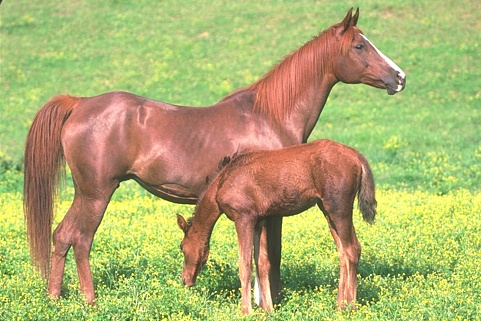
#> input picture Edge Detection and Evaluation/113044.jpg, 481 x 321 px
$ jupyter execute --allow-errors 'HW3 - student.ipynb'   (older library calls are emulated)
#> lines starting #> are read from the running program, lines starting #| are printed output that depends on the picture; after the words box and inside, x2 and y2 are one past the last pixel; in counts of white or black regions, pixels touching at a corner belong together; long printed decimals are rounded
# Bishop’s University
## Department of Computer Science
### CS462/562
### HW3 – Edge detection and evaluation
#### -----------------------------------
#### Your name
#### -----------------------------------

[cell 1]
import numpy as np
import matplotlib.pyplot as plt
from skimage. color import rgb2gray
import skimage as ski
from skimage import filters
from scipy.io import loadmat

import warnings
warnings.filterwarnings('ignore')

[cell 2]
# read input image
input_image_1 = ski.io.imread('113044.jpg')
#> input_image_1 is the input picture: shape (321, 481, 3); mean R, G, B 174.6, 175.1, 111
input_image_1.shape
#> Out = (321, 481, 3)

[cell 3]
# Display it
ski.io.imshow(input_image_1)

[cell 4]
# read the ground-truth edge
annots = loadmat('113044.mat')['groundTruth']
#> (reads Edge Detection and Evaluation/113044.mat from the repository)
gt = annots[0][0][0][0][1]
plt.imshow(gt,  cmap='gray')
plt.show()

[cell 5]
# make sure edge image is B/W  or (0/1)
np.unique(gt)

[cell 6]
# convert RGB image to grayscale image
input_image_1_gray = rgb2gray(input_image_1)
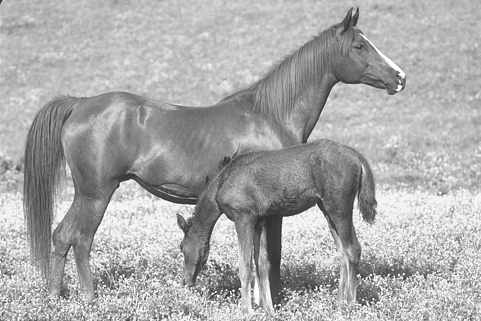
#> input_image_1_gray: shape (321, 481) float64; min 0.158, max 1, mean 0.668
plt.imshow(input_image_1_gray, cmap='gray')

[cell 7]
import cv2

# Roberts edge detection
roberts_x = cv2.filter2D(input_image_1_gray, -1, np.array([[1, 0], [0, -1]]))
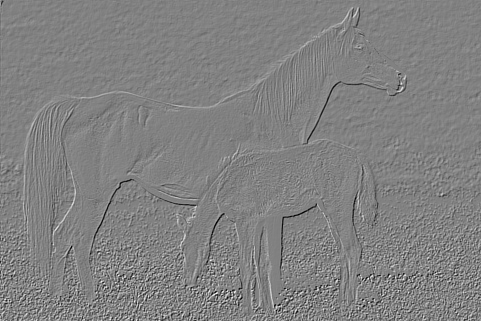
#> roberts_x: shape (321, 481) float64; min -0.773, max 0.747, mean 3.77e-05; drawn with min black and max white
roberts_y = cv2.filter2D(input_image_1_gray, -1, np.array([[0, 1], [-1, 0]]))
roberts_edge = np.sqrt(roberts_x**2 + roberts_y**2)

# Sobel edge detection
sobel_x = cv2.Sobel(input_image_1_gray, cv2.CV_64F, 1, 0, ksize=3)
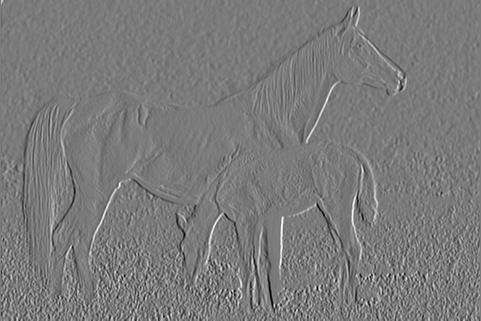
#> sobel_x: shape (321, 481) float64; min -2.93, max 3.15, mean -2.85e-05; drawn with min black and max white
sobel_y = cv2.Sobel(input_image_1_gray, cv2.CV_64F, 0, 1, ksize=3)
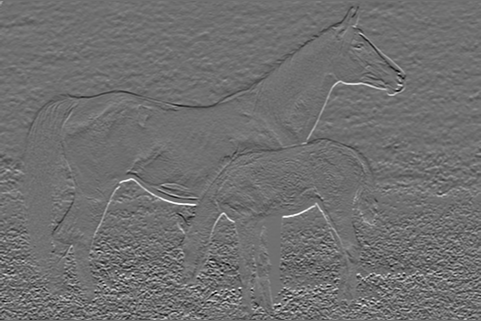
#> sobel_y: shape (321, 481) float64; min -2.44, max 3.1, mean -0.000324; drawn with min black and max white
sobel_edge = np.sqrt(sobel_x**2 + sobel_y**2)
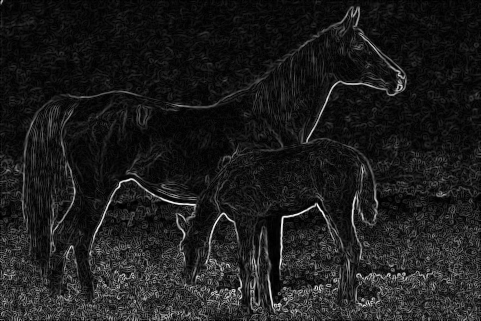
#> sobel_edge: shape (321, 481) float64; min 0, max 3.2, mean 0.368; drawn with min black and max white

# Display
plt.subplot(121), plt.imshow(roberts_edge, cmap='gray')
plt.title('Roberts Edge Detection'), plt.axis('off')

plt.subplot(122), plt.imshow(sobel_edge, cmap='gray')
plt.title('Sobel Edge Detection'), plt.axis('off')

plt.tight_layout()
plt.show()

[cell 8]
# Threshold edge detection output with different levlel of thresholds

roberts_edge = roberts_edge / np.max(roberts_edge) # Normalize the edge output
sobel_edge = sobel_edge / np.max(sobel_edge)

# Threshold values
thresholds = [0.05, 0.1, 0.2, 0.3]

# Display Experiment 1: Sobel edge detection
plt.figure(figsize=(12, 6))

for i, threshold in enumerate(thresholds, start=1):
    sobel_binary = np.where(sobel_edge > threshold, 1, 0)

    plt.subplot(1, 4, i)
    plt.imshow(sobel_binary, cmap='gray')
    plt.axis('off')
#> this loop made 4 passes
#> pass 1, `sobel_binary = np.where(sobel_edge > threshold, 1, 0)`:
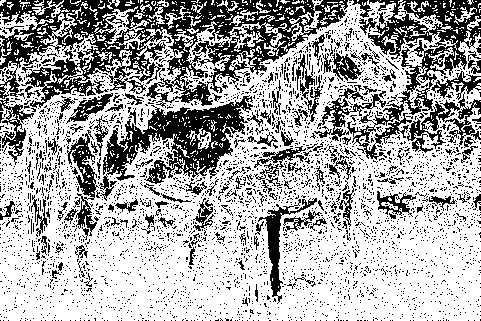
#> sobel_binary: shape (321, 481) int64; values 0 (black) and 1 (white), 66.6% white; 4113 black regions (3958 under 20 px), largest, box (x1, y1, x2, y2) and area: (0, 0, 348, 108) 15689, (314, 0, 481, 160) 6461, (99, 95, 253, 201) 5546

plt.suptitle('Experiment 1: Sobel edge detection')
plt.tight_layout()
plt.show()
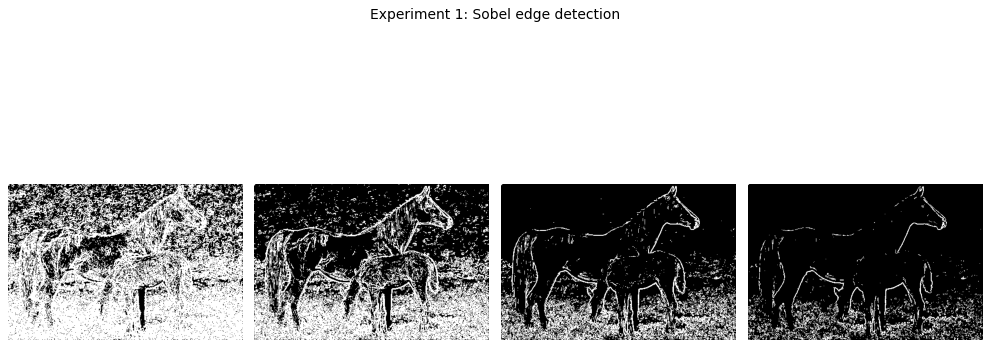
#> figure drawn by matplotlib, 4 panels

# Display Experiment 2: Roberts edge detection
plt.figure(figsize=(12, 6))

for i, threshold in enumerate(thresholds, start=1):
    roberts_binary = np.where(roberts_edge > threshold, 1, 0)

    plt.subplot(1, 4, i)
    plt.imshow(roberts_binary, cmap='gray')
    plt.xlabel(f'T = {threshold}')
    plt.tick_params(axis='both', labelbottom=False, labelleft=False)
#> this loop made 4 passes
#> pass 1, `roberts_binary = np.where(roberts_edge > threshold, 1, 0)`:
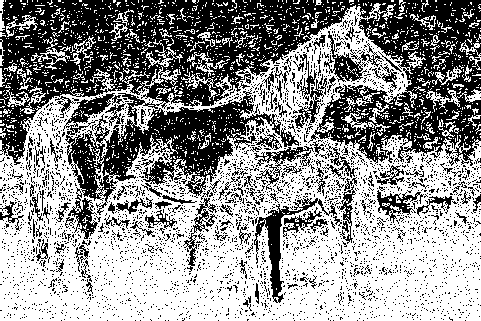
#> roberts_binary: shape (321, 481) int64; values 0 (black) and 1 (white), 56.7% white; 3512 black regions (3394 under 20 px), largest, box (x1, y1, x2, y2) and area: (0, 0, 481, 215) 47017, (254, 198, 337, 303) 1444, (324, 31, 384, 82) 806
    # plt.axis('off')

plt.suptitle('Experiment 2: Roberts edge detection')
plt.tight_layout()
plt.show()
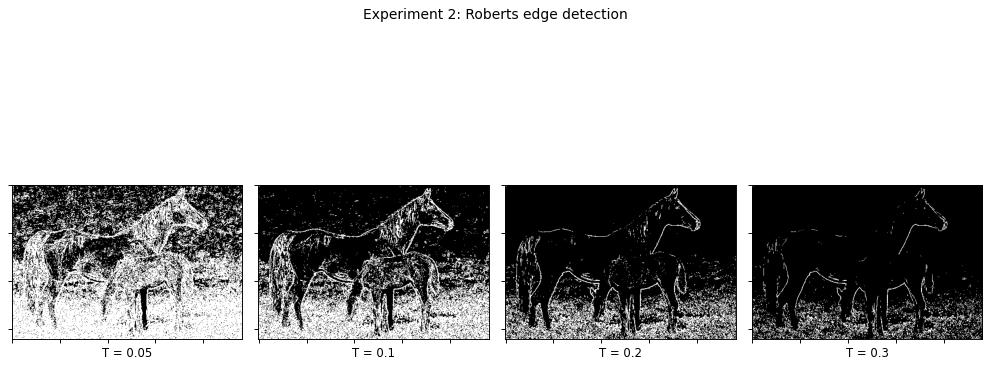
#> figure drawn by matplotlib, 4 panels

[cell 9]
# TP, TN, FP, FN, Recall, Precision and F-score

threshold = [0.05, 0.1, 0.2, 0.3]
FPR_image5 = []
TPR_image5 = []


for detector, exp in zip((sobel_edge, roberts_edge), ("1 (Soble)", "2 (Roberts)")):
    print(f"Experiment {exp}")
    for thres in threshold:
        # Convert edge probabilities to binary
        detected_edges_binary = np.where(detector > thres, 1, 0)

        # Initialize variables to store results
        TP = TN = FP = FN = 0

        # Compute TP, TN, FP, FN
        for gt_pixel, detected_pixel in zip(gt.ravel(), detected_edges_binary.ravel()):
            if gt_pixel == 1 and detected_pixel == 1:  # True Positive
                TP += 1
            elif gt_pixel == 0 and detected_pixel == 0:  # True Negative
                TN += 1
            elif gt_pixel == 0 and detected_pixel == 1:  # False Positive
                FP += 1
            elif gt_pixel == 1 and detected_pixel == 0:  # False Negative
                FN += 1

        # Compute Recall, Precision, and F-score
        Recall = TP / (TP + FN)
        Precision = TP / (TP + FP)
        F_score = 2 * (Precision * Recall) / (Precision + Recall)

        # Results
        print(f"T = {thres}: TP = {TP}, TN = {TN}, FP = {FP}, FN = {FN}, Recall = {Recall:.2f}, Precision = {Precision:.2f}, F-score = {F_score:.2f}")

        FPR_image5.append(FP / (FP + TN))
        TPR_image5.append(TP / (TP + FN))
#> this loop made 2 passes
#> exp on passes 1 to 2: '1 (Soble)', '2 (Roberts)'
#| Experiment 1 (Soble)
#| T = 0.05: TP = 2393, TN = 51321, FP = 100484, FN = 203, Recall = 0.92, Precision = 0.02, F-score = 0.05
#| T = 0.1: TP = 2057, TN = 95793, FP = 56012, FN = 539, Recall = 0.79, Precision = 0.04, F-score = 0.07
#| T = 0.2: TP = 1442, TN = 127690, FP = 24115, FN = 1154, Recall = 0.56, Precision = 0.06, F-score = 0.10
#| T = 0.3: TP = 980, TN = 140807, FP = 10998, FN = 1616, Recall = 0.38, Precision = 0.08, F-score = 0.13
#| Experiment 2 (Roberts)
#| T = 0.05: TP = 2085, TN = 66271, FP = 85534, FN = 511, Recall = 0.80, Precision = 0.02, F-score = 0.05
#| T = 0.1: TP = 1479, TN = 104187, FP = 47618, FN = 1117, Recall = 0.57, Precision = 0.03, F-score = 0.06
#| T = 0.2: TP = 754, TN = 130656, FP = 21149, FN = 1842, Recall = 0.29, Precision = 0.03, F-score = 0.06
#| T = 0.3: TP = 401, TN = 142115, FP = 9690, FN = 2195, Recall = 0.15, Precision = 0.04, F-score = 0.06
#> after the loop, FPR_image5 = [0.662, 0.369, 0.159, 0.0724, 0.563, 0.314, 0.139, 0.0638]; TPR_image5 = [0.922, 0.792, 0.555, 0.378, 0.803, 0.57, 0.29, 0.154]

[cell 10]
print("Experiment 1: Soble Detector")
print("FPR = ", FPR_image5[4:])
#| FPR =  [0.5634, 0.3137, 0.1393, 0.06383]
print("TPR = ", TPR_image5[4:])
#| TPR =  [0.8032, 0.5697, 0.2904, 0.1545]

print("Experiment 2: Roberts Detector")
print("FPR = ", FPR_image5[:4])
#| FPR =  [0.6619, 0.369, 0.1589, 0.07245]
print("TPR = ", TPR_image5[:4])
#| TPR =  [0.9218, 0.7924, 0.5555, 0.3775]

print("Threshold = ", [0.05, 0.1, 0.2, 0.3])

[cell 11]
image1 = "189080.jpg"
image2 = "161062.jpg"
image3 = "135069.jpg"
image4 = "118035.jpg"
image5 = "113044.jpg"

#> (a cell that did not finish here is left out)

For Experiment 1 using the Sobel detector, the TPR values are relatively high across all threshold values, indicating that the Sobel detector has a good ability to correctly identify positive instances (edges) from the total actual positive instances. Additionally, the FPR values are relatively low, suggesting that the Sobel detector has a low rate of incorrectly classifying negative instances (non-edges) as positive.

On the other hand, for Experiment 2 using the Roberts detector, the TPR values are lower compared to the Sobel detector across all threshold values. This indicates that the Roberts detector may not be as effective in correctly identifying positive instances. Furthermore, the FPR values for the Roberts detector are higher, suggesting a higher rate of false positives compared to the Sobel detector.

Based on these observations, we can conclude that the Sobel detector performs better in terms of both TPR and FPR, indicating its superior performance for edge detection compared to the Roberts detector.

#> (a cell that did not finish here is left out)

For Experiment 1 using the Sobel detector, as the threshold increases, both the False Positive Rate (FPR) and True Positive Rate (TPR) tend to decrease. This indicates that the Sobel detector achieves a relatively low FPR while maintaining a moderate TPR. However, even at the highest threshold of 0.3, the TPR remains relatively low compared to the Roberts detector.

For Experiment 2 using the Roberts detector, the FPR also decreases with increasing threshold values, while the TPR decreases at a slower rate compared to Experiment 1. This suggests that the Roberts detector achieves a higher TPR compared to the Sobel detector across all threshold values, indicating its ability to better capture true positive instances.

Overall, considering both FPR and TPR, the Roberts detector performs better than the Sobel detector. It achieves a higher TPR with comparable or slightly higher FPR values across all threshold levels. Therefore, the Roberts detector is the preferred edge detection method in this scenario.

#> (a cell that did not finish here is left out)

For Experiment 1 using the Sobel detector, both the False Positive Rate (FPR) and True Positive Rate (TPR) decrease as the threshold increases. The Sobel detector achieves a relatively low FPR and moderate TPR across all threshold values.

For Experiment 2 using the Roberts detector, the FPR also decreases with increasing threshold values, while the TPR remains relatively high. The Roberts detector achieves a higher TPR compared to the Sobel detector across all threshold values, indicating its ability to better capture true positive instances.

Overall, considering both FPR and TPR, the Roberts detector outperforms the Sobel detector. It achieves a consistently higher TPR with comparable or slightly higher FPR values across all threshold levels. Therefore, the Roberts detector is the preferred edge detection method in this scenario.

#> (a cell that did not finish here is left out)

For Experiment 1 using the Sobel detector, as the threshold increases, both the False Positive Rate (FPR) and True Positive Rate (TPR) decrease. The Sobel detector achieves a moderate FPR and TPR across all threshold values.

For Experiment 2 using the Roberts detector, similar trends are observed, with decreasing FPR and increasing TPR as the threshold increases. The Roberts detector achieves a slightly higher TPR compared to the Sobel detector across all threshold values, indicating its ability to better capture true positive instances.

Overall, considering both FPR and TPR, the Roberts detector appears to perform slightly better than the Sobel detector. It achieves a consistently higher TPR with comparable FPR values across all threshold levels. Therefore, the Roberts detector is the preferred edge detection method in this scenario.

[cell 16]
# ROC Curve (Image 5: 113044.jpg)

FPR = FPR_image5
#> FPR has the same summary as FPR_image5
TPR = TPR_image5
#> TPR has the same summary as TPR_image5

threshold = [0.05, 0.1, 0.2, 0.3]

plt.figure(figsize=(12, 6))
plt.subplots_adjust(wspace=0.4)

plt.subplot(1, 2, 1)

# Plot ROC curve
plt.plot(FPR[:4], TPR[:4], marker='o', linestyle='-')
# Label each point with its corresponding threshold value
for i, threshold in enumerate(thresholds):
    plt.text(FPR[i], TPR[i], f'  T = {threshold}', fontsize=8, ha='left', weight='bold')
plt.xlabel('False Positive Rate')
plt.ylabel('True Positive Rate')
plt.title('ROC Curve - Experiment 1 (Sobel)')
plt.grid(True)


plt.subplot(1, 2, 2)

# Plot ROC curve
plt.plot(FPR[4:], TPR[4:], marker='o', linestyle='-')
# Label each point with its corresponding threshold value
for i, threshold in enumerate(thresholds):
    plt.text(FPR[i+4], TPR[i+4], f'  T = {threshold}', fontsize=8, ha='left', weight='bold')
plt.xlabel('False Positive Rate')
plt.ylabel('True Positive Rate')
plt.title('ROC Curve - Experiment 2 (Roberts)')
plt.grid(True)

plt.show()
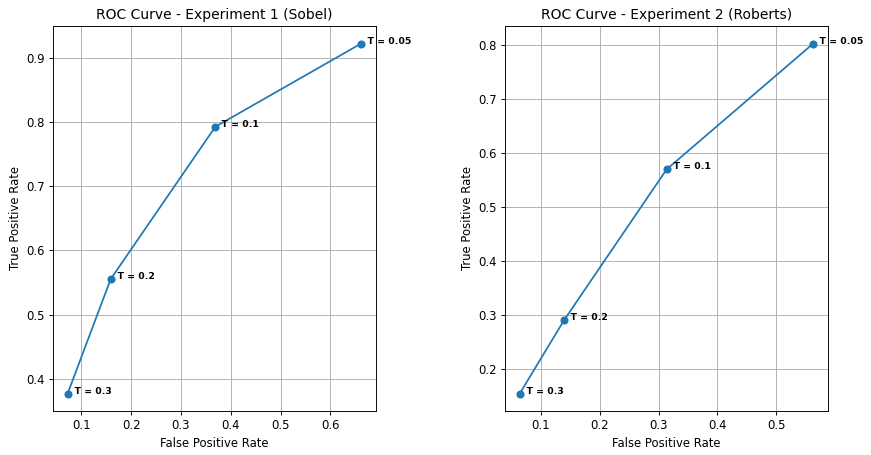
#> figure drawn by matplotlib, 2 panels
